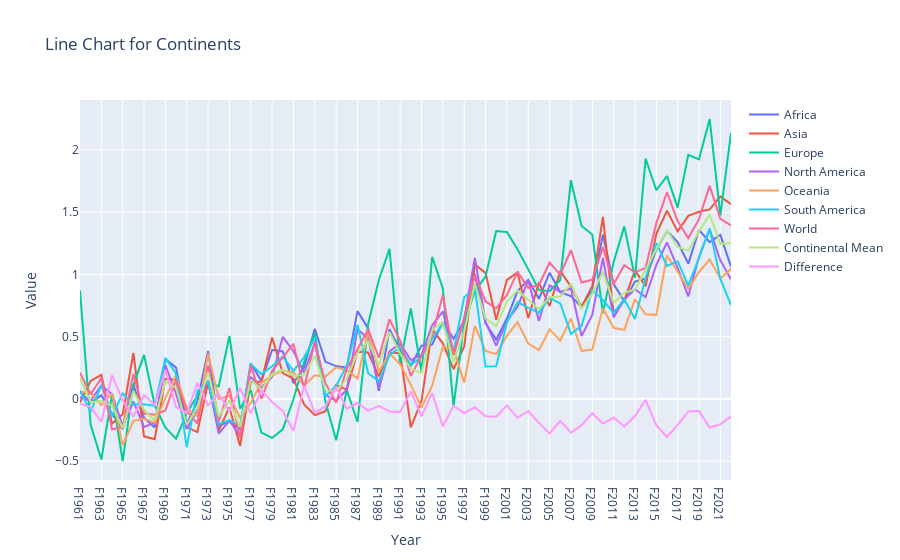

Here is the notebook cell this chart was saved with:
### Code cell
# Create x-axis labels (years)
x_labels = final_df.columns

# Create traces for each continent
traces = []
for continent, row in final_df.iterrows():
    y_values = row.values  # Select all values of the row

    # Create trace for the line
    trace = go.Scatter(
        x=x_labels,
        y=y_values,
        mode='lines',
        name=continent
    )

    traces.append(trace)

# Create data list with all traces
data = traces

# Create layout
layout = go.Layout(
    title='Line Chart for Continents',
    xaxis=dict(title='Year'),
    yaxis=dict(title='Temperature Difference (Celsius) Year on Year')
)

# Create figure
fig = go.Figure(data=data, layout=layout)

# Display the figure
fig.show()
